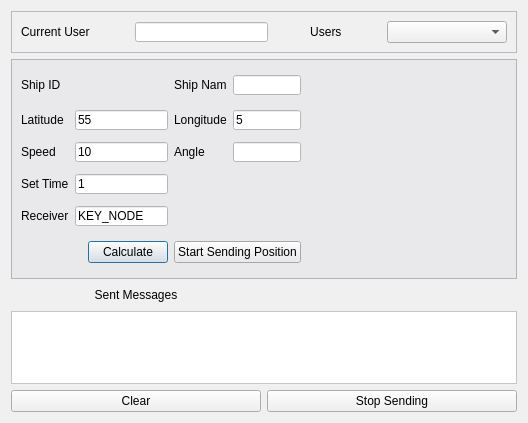
<?xml version="1.0" encoding="UTF-8"?>
<ui version="4.0">
 <class>CalculateShipLocation</class>
 <widget class="QDialog" name="CalculateShipLocation">
  <property name="geometry">
   <rect>
    <x>0</x>
    <y>0</y>
    <width>508</width>
    <height>423</height>
   </rect>
  </property>
  <property name="minimumSize">
   <size>
    <width>0</width>
    <height>0</height>
   </size>
  </property>
  <property name="windowTitle">
   <string>Dialog</string>
  </property>
  <property name="layoutDirection">
   <enum>Qt::LeftToRight</enum>
  </property>
  <property name="styleSheet">
   <string notr="true">background-color: rgb(240, 240, 240);</string>
  </property>
  <layout class="QGridLayout" name="gridLayout_2">
   <item row="0" column="0" colspan="2">
    <widget class="QFrame" name="frame_2">
     <property name="frameShape">
      <enum>QFrame::StyledPanel</enum>
     </property>
     <property name="frameShadow">
      <enum>QFrame::Raised</enum>
     </property>
     <layout class="QGridLayout" name="gridLayout_3">
      <item row="0" column="0">
       <widget class="QLabel" name="label_12">
        <property name="text">
         <string>Current User</string>
        </property>
       </widget>
      </item>
      <item row="0" column="1">
       <widget class="QLineEdit" name="leCurrentUser">
        <property name="enabled">
         <bool>false</bool>
        </property>
        <property name="maximumSize">
         <size>
          <width>133</width>
          <height>20</height>
         </size>
        </property>
        <property name="styleSheet">
         <string notr="true">background-color: rgb(255, 255, 255);</string>
        </property>
        <property name="readOnly">
         <bool>true</bool>
        </property>
       </widget>
      </item>
      <item row="0" column="2">
       <widget class="QLabel" name="label_10">
        <property name="styleSheet">
         <string notr="true">font: 10pt &quot;MS Shell Dlg 2&quot;;</string>
        </property>
        <property name="text">
         <string>Users </string>
        </property>
        <property name="alignment">
         <set>Qt::AlignCenter</set>
        </property>
       </widget>
      </item>
      <item row="0" column="3">
       <widget class="QComboBox" name="usersList">
        <property name="minimumSize">
         <size>
          <width>120</width>
          <height>0</height>
         </size>
        </property>
        <property name="currentText">
         <string/>
        </property>
        <property name="currentIndex">
         <number>-1</number>
        </property>
       </widget>
      </item>
     </layout>
    </widget>
   </item>
   <item row="1" column="0" colspan="2">
    <widget class="QFrame" name="calculate">
     <property name="styleSheet">
      <string notr="true">background-color: rgb(233, 233, 235);</string>
     </property>
     <property name="frameShape">
      <enum>QFrame::StyledPanel</enum>
     </property>
     <property name="frameShadow">
      <enum>QFrame::Raised</enum>
     </property>
     <layout class="QGridLayout" name="gridLayout">
      <item row="0" column="0">
       <widget class="QLabel" name="label_8">
        <property name="text">
         <string>Ship ID</string>
        </property>
       </widget>
      </item>
      <item row="0" column="3">
       <widget class="QLabel" name="label">
        <property name="minimumSize">
         <size>
          <width>50</width>
          <height>0</height>
         </size>
        </property>
        <property name="text">
         <string>Ship Name</string>
        </property>
       </widget>
      </item>
      <item row="0" column="4">
       <widget class="QLineEdit" name="leName">
        <property name="maximumSize">
         <size>
          <width>133</width>
          <height>20</height>
         </size>
        </property>
        <property name="styleSheet">
         <string notr="true">background-color: rgb(255, 255, 255);</string>
        </property>
       </widget>
      </item>
      <item row="0" column="5" rowspan="6">
       <widget class="QWidget" name="dialWidget" native="true">
        <property name="minimumSize">
         <size>
          <width>200</width>
          <height>200</height>
         </size>
        </property>
       </widget>
      </item>
      <item row="1" column="0">
       <widget class="QLabel" name="label_2">
        <property name="text">
         <string>Latitude</string>
        </property>
       </widget>
      </item>
      <item row="1" column="1" colspan="2">
       <widget class="QLineEdit" name="latitude">
        <property name="maximumSize">
         <size>
          <width>133</width>
          <height>20</height>
         </size>
        </property>
        <property name="styleSheet">
         <string notr="true">background-color: rgb(255, 255, 255);</string>
        </property>
        <property name="text">
         <string>55</string>
        </property>
       </widget>
      </item>
      <item row="1" column="3">
       <widget class="QLabel" name="label_3">
        <property name="text">
         <string>Longitude</string>
        </property>
       </widget>
      </item>
      <item row="1" column="4">
       <widget class="QLineEdit" name="longitude">
        <property name="maximumSize">
         <size>
          <width>133</width>
          <height>20</height>
         </size>
        </property>
        <property name="styleSheet">
         <string notr="true">background-color: rgb(255, 255, 255);</string>
        </property>
        <property name="text">
         <string>5</string>
        </property>
       </widget>
      </item>
      <item row="2" column="0">
       <widget class="QLabel" name="label_4">
        <property name="text">
         <string>Speed</string>
        </property>
       </widget>
      </item>
      <item row="2" column="1" colspan="2">
       <widget class="QLineEdit" name="speed">
        <property name="maximumSize">
         <size>
          <width>133</width>
          <height>20</height>
         </size>
        </property>
        <property name="styleSheet">
         <string notr="true">background-color: rgb(255, 255, 255);</string>
        </property>
        <property name="text">
         <string>10</string>
        </property>
       </widget>
      </item>
      <item row="2" column="3">
       <widget class="QLabel" name="label_5">
        <property name="text">
         <string>Angle</string>
        </property>
       </widget>
      </item>
      <item row="2" column="4">
       <widget class="QLineEdit" name="angle">
        <property name="maximumSize">
         <size>
          <width>133</width>
          <height>20</height>
         </size>
        </property>
        <property name="styleSheet">
         <string notr="true">background-color: rgb(255, 255, 255);</string>
        </property>
        <property name="text">
         <string/>
        </property>
       </widget>
      </item>
      <item row="3" column="0">
       <widget class="QLabel" name="label_6">
        <property name="text">
         <string>Set Time</string>
        </property>
       </widget>
      </item>
      <item row="3" column="1" colspan="2">
       <widget class="QLineEdit" name="setTime">
        <property name="maximumSize">
         <size>
          <width>133</width>
          <height>20</height>
         </size>
        </property>
        <property name="styleSheet">
         <string notr="true">background-color: rgb(255, 255, 255);</string>
        </property>
        <property name="text">
         <string>1</string>
        </property>
       </widget>
      </item>
      <item row="4" column="0">
       <widget class="QLabel" name="label_7">
        <property name="text">
         <string>Receiver</string>
        </property>
       </widget>
      </item>
      <item row="4" column="1" colspan="2">
       <widget class="QLineEdit" name="receiver">
        <property name="maximumSize">
         <size>
          <width>133</width>
          <height>20</height>
         </size>
        </property>
        <property name="styleSheet">
         <string notr="true">background-color: rgb(255, 255, 255);</string>
        </property>
        <property name="text">
         <string>KEY_NODE</string>
        </property>
       </widget>
      </item>
      <item row="5" column="2">
       <widget class="QPushButton" name="calculate_2">
        <property name="text">
         <string>Calculate</string>
        </property>
       </widget>
      </item>
      <item row="5" column="3" colspan="2">
       <widget class="QPushButton" name="sendPosition">
        <property name="text">
         <string>Start Sending Position</string>
        </property>
       </widget>
      </item>
      <item row="0" column="1">
       <widget class="QLabel" name="lbShipId">
        <property name="minimumSize">
         <size>
          <width>0</width>
          <height>20</height>
         </size>
        </property>
        <property name="text">
         <string/>
        </property>
       </widget>
      </item>
     </layout>
     <zorder>label_2</zorder>
     <zorder>label_5</zorder>
     <zorder>longitude</zorder>
     <zorder>latitude</zorder>
     <zorder>label_3</zorder>
     <zorder>angle</zorder>
     <zorder>label_4</zorder>
     <zorder>speed</zorder>
     <zorder>calculate_2</zorder>
     <zorder>sendPosition</zorder>
     <zorder>label_6</zorder>
     <zorder>setTime</zorder>
     <zorder>label_7</zorder>
     <zorder>receiver</zorder>
     <zorder>label_8</zorder>
     <zorder>lbShipId</zorder>
     <zorder>dialWidget</zorder>
     <zorder>label</zorder>
     <zorder>leName</zorder>
    </widget>
   </item>
   <item row="2" column="0">
    <widget class="QLabel" name="label_9">
     <property name="minimumSize">
      <size>
       <width>100</width>
       <height>20</height>
      </size>
     </property>
     <property name="styleSheet">
      <string notr="true">font: 10pt &quot;MS Shell Dlg 2&quot;;</string>
     </property>
     <property name="text">
      <string>Sent Messages</string>
     </property>
     <property name="alignment">
      <set>Qt::AlignCenter</set>
     </property>
    </widget>
   </item>
   <item row="3" column="0" colspan="2">
    <widget class="QTextEdit" name="displayLocation">
     <property name="styleSheet">
      <string notr="true">background-color: rgb(255, 255, 255);</string>
     </property>
    </widget>
   </item>
   <item row="4" column="0">
    <widget class="QPushButton" name="pbClear">
     <property name="minimumSize">
      <size>
       <width>125</width>
       <height>0</height>
      </size>
     </property>
     <property name="text">
      <string>Clear</string>
     </property>
    </widget>
   </item>
   <item row="4" column="1">
    <widget class="QPushButton" name="stopSending">
     <property name="minimumSize">
      <size>
       <width>141</width>
       <height>0</height>
      </size>
     </property>
     <property name="text">
      <string>Stop Sending</string>
     </property>
    </widget>
   </item>
  </layout>
 </widget>
 <resources/>
 <connections>
  <connection>
   <sender>pbClear</sender>
   <signal>clicked()</signal>
   <receiver>displayLocation</receiver>
   <slot>clear()</slot>
   <hints>
    <hint type="sourcelabel">
     <x>136</x>
     <y>653</y>
    </hint>
    <hint type="destinationlabel">
     <x>139</x>
     <y>555</y>
    </hint>
   </hints>
  </connection>
 </connections>
</ui>
